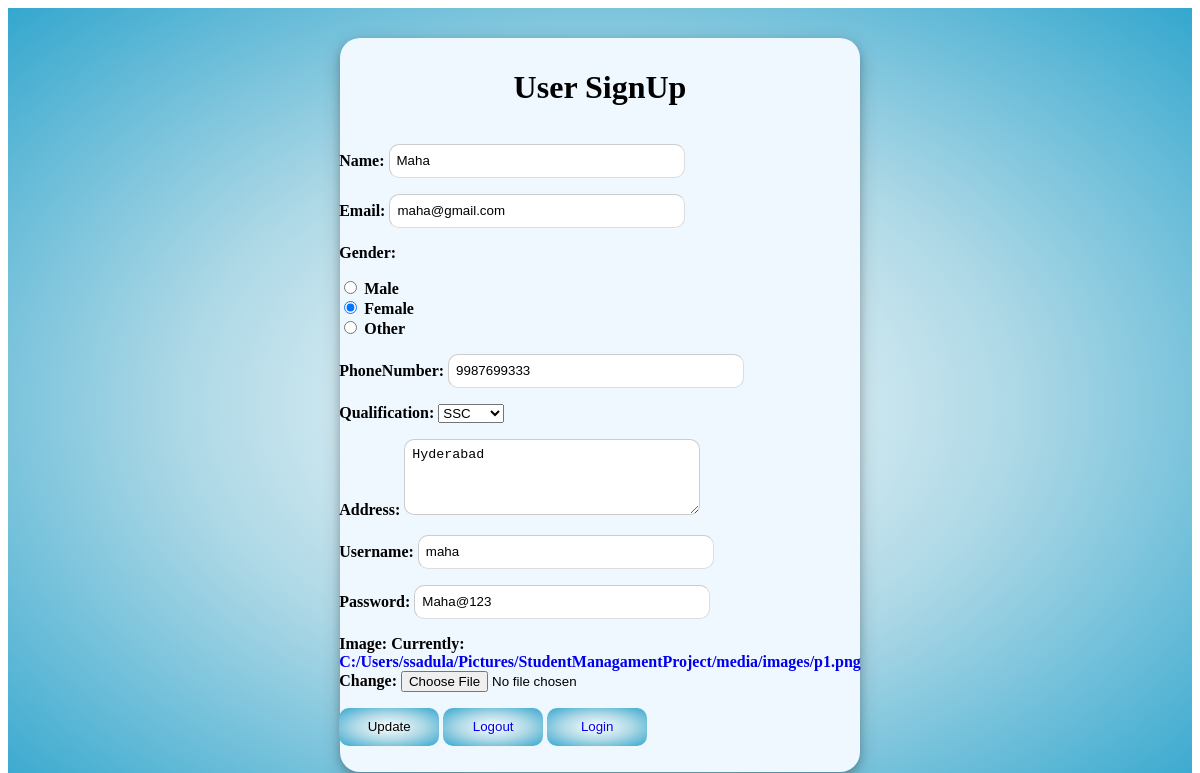
/app/Home/register/1/, run on an earlier commit of the app's database.
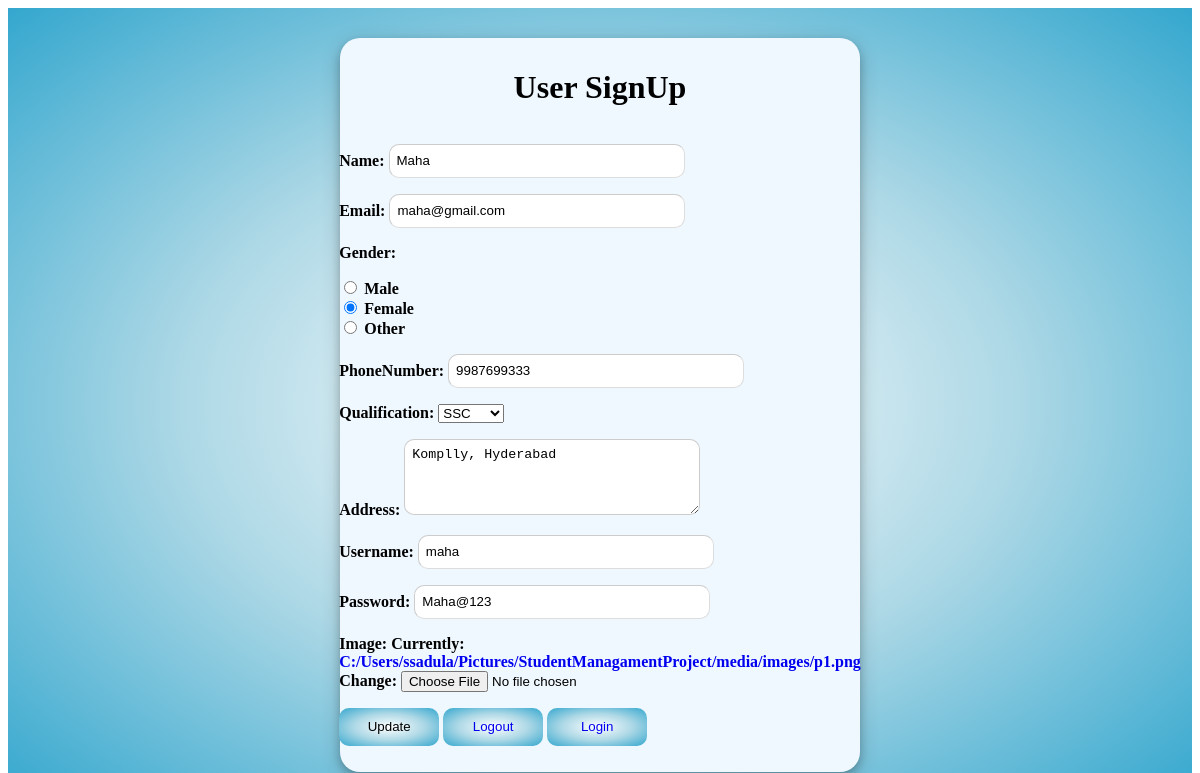
And on a later commit of the database.
### student_management_app/models.py (models this page shows)
class User(models.Model):
    name=models.CharField(max_length=50)
    email=models.EmailField(unique=True)
    gender=models.CharField(max_length=6)
    phoneNumber=models.BigIntegerField(max_length=10)
    Qualification = models.CharField(max_length=20)
    Address = models.TextField(max_length=120)
    username = models.CharField(max_length=30,unique=True)
    password=models.CharField(max_length=100)
    image = models.ImageField(upload_to='images',default="C:/Users/ssadula/Pictures/StudentManagamentProject/media/images/p1.png")

### student_management_app/views.py (the view, shortened to what this page needs)
# urls.py: path('Home/register/<int:id>/',views.update),
def update(request,id):
    context = {}
    user = User.objects.get(id=id)
    context['form'] = UserForm(request.POST or None, instance=user)
    context['data'] = ''
    context['btval'] = 'Update'
    return render(request,'Register.html',context)

### student_management_app/Templates/Register.html (shortened to what this page needs)
<!DOCTYPE html>
<html lang="en">
<head>
</head>
<body>
    <div class="whole-page">
       <div class="signup-box">
            <div>
                <h1>User SignUp</h1>
            </div>
            <form  enctype="multipart/form-data" action="" method="post">
                {{form.as_p}}
                <button type="submit" value="Register" class="register-button">{% if btval %} Update {%else%} Register {% endif %}</button>
                <button type="submit" class="register-button"><a href="http://127.0.0.1:8000/app/Home/">{% if btval %} Logout {%else%} HomePage {% endif %}</a></button>
                <button type="submit" value="Login" class="register-button"><a href="http://127.0.0.1:8000/app/home/details/{{user.id}}/">Login</a></button>
            </form>
       </div>
    </div>
</body>
</html>

What changed in the data, as far as the page shows it:
changed User "Maha": Address "Hyderabad" → "Komplly, Hyderabad"
